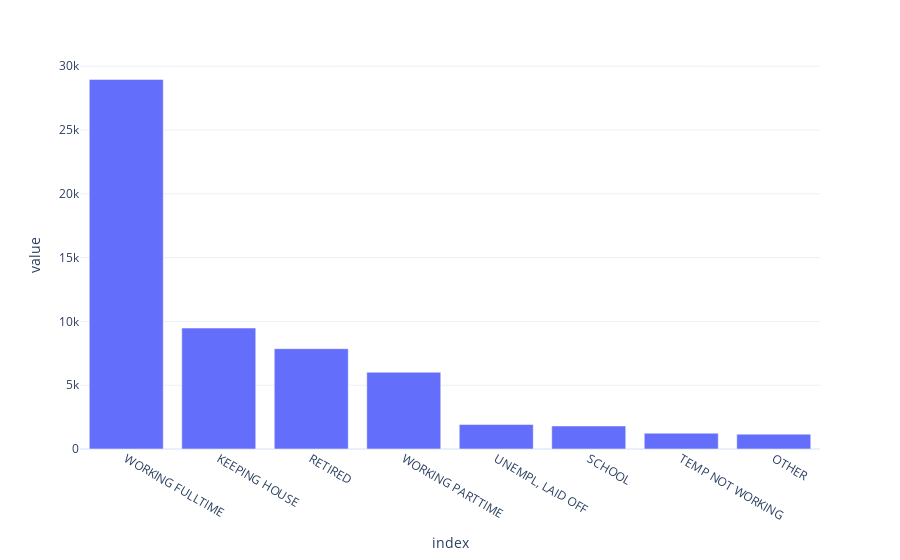

This figure's notebook cell:
### Markdown cell above
## Visualization

### Code cell
# Create a new figure object
fig = px.bar(df["labor_status"].value_counts(),
             template="plotly_white"
            )

# Hide the legend and show the plot
fig.update_layout(showlegend=False)
fig.show()

### Figure 1 — Plotly figure (JSON) as saved in the notebook; plotly's stock layout.template omitted (floating-point values rounded to 4 significant figures)
{"data": [{"alignmentgroup": "True", "hovertemplate": "variable=labor_status<br>index=%{x}<br>value=%{y}<extra></extra>", "legendgroup": "labor_status", "marker": {"color": "#636efa", "pattern": {"shape": ""}}, "name": "labor_status", "offsetgroup": "labor_status", "orientation": "v", "showlegend": true, "textposition": "auto", "type": "bar", "x": ["WORKING FULLTIME", "KEEPING HOUSE", "RETIRED", "WORKING PARTTIME", "UNEMPL, LAID OFF", "SCHOOL", "TEMP NOT WORKING", "OTHER"], "xaxis": "x", "y": [28960, 9478, 7861, 6012, 1920, 1807, 1240, 1161], "yaxis": "y"}], "layout": {"barmode": "relative", "legend": {"title": {"text": "variable"}, "tracegroupgap": 0}, "margin": {"t": 60}, "showlegend": false, "xaxis": {"anchor": "y", "domain": [0, 1], "title": {"text": "index"}}, "yaxis": {"anchor": "x", "domain": [0, 1], "title": {"text": "value"}}}}
